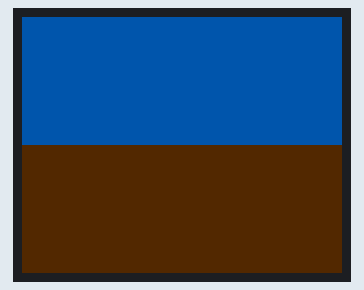
Recording of a program running on a simulated Arduino Mega 2560, built with avr-gcc and run on an emulated ATmega2560. Shown: 160×128 colour display. Random numbers use the default seed unless the program sets one.

Above: at 0.2 s.
At 1.2 s:
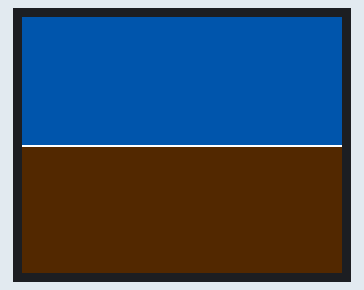
At 2.2 s:
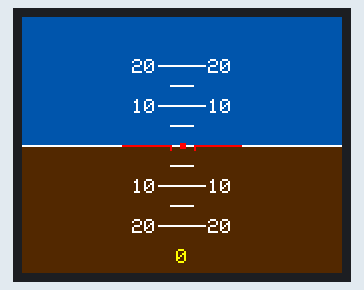
At 49.2 s:
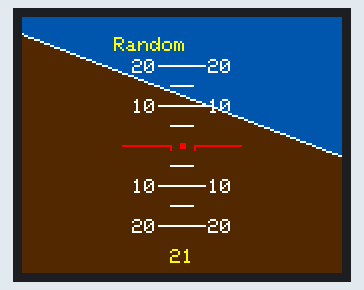
At 95.4 s:
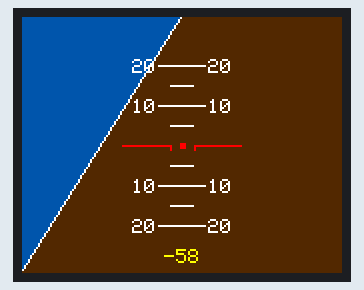
At 118.6 s:
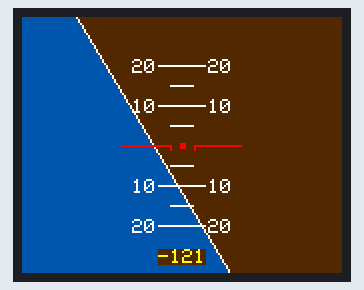

The program:

main.cpp
```cpp
// Demo code for artifical horizon display
// Written by Bodmer for a 160 x 128 TFT display
// 15/8/16

#include <SPI.h>
#include <Arduino.h>
#include <Adafruit_GFX.h> // Core graphics library
#include <Adafruit_I2CDevice.h>

// Use ONE of these three highly optimised libraries, comment out other two!

// For S6D02A1 based TFT displays
// #include <TFT_S6D02A1.h>         // Bodmer's graphics and font library for S6D02A1 driver chip
// TFT_S6D02A1 tft = TFT_S6D02A1(); // Invoke library, pins defined in User_Setup.h
//                                    https://github.com/Bodmer/TFT_S6D02A1

// For ST7735 based TFT displays
#include <TFT_ST7735.h>        // Bodmer's graphics and font library for ST7735 driver chip
TFT_ST7735 tft = TFT_ST7735(); // Invoke library, pins defined in User_Setup.h
// //                                    https://github.com/Bodmer/TFT_ST7735

// #include <Adafruit_ST7735.h>
// Adafruit_ST7735 tft = Adafruit_ST7735(TFT_CS, TFT_DC, TFT_RST);

// For ILI9341 based TFT displays (note sketch is currently setup for a 160 x 128 display)
//#include <TFT_ILI9341.h>         // Bodmer's graphics and font library for ILI9341 driver chip
//TFT_ILI9341 tft = TFT_ILI9341(); // Invoke library, pins defined in User_Setup.h
//                                    https://github.com/Bodmer/TFT_ILI9341

#define REDRAW_DELAY 16 // minimum delay in milliseconds between display updates

#define HOR 205 // Horizon circle outside radius (205 is corner to corner

#define BROWN 0x5140    //0x5960
#define SKY_BLUE 0x02B5 //0x0318 //0x039B //0x34BF
#define DARK_RED 0x8000
#define DARK_GREY 0x39C7

#define XC 80 // x coord of centre of horizon
#define YC 64 // y coord of centre of horizon

#define ANGLE_INC 1 // Angle increment for arc segments, 1 will give finer resolution, 2 or more gives faster rotation

#define DEG2RAD 0.0174532925

int roll_angle = 180; // These must be initialed to 180 so updateHorizon(0); in setup() draws

int last_roll = 0; // the whole horizon graphic
int last_pitch = 0;

int roll_delta = 90; // This is used to set arc drawing direction, must be set to 90 here

// Variables for test only
int test_angle = 0;
int delta = ANGLE_INC;

unsigned long redrawTime = 0;

void drawHorizon(int roll, int pitch)
{
  // Calculate coordinates for line start
  float sx = cos(roll * DEG2RAD);
  float sy = sin(roll * DEG2RAD);

  int16_t x0 = sx * HOR;
  int16_t y0 = sy * HOR;
  int16_t xd = 0;
  int16_t yd = 1;
  int16_t xdn = 0;
  int16_t ydn = 0;

  if (roll > 45 && roll < 135)
  {
    xd = -1;
    yd = 0;
  }
  if (roll >= 135)
  {
    xd = 0;
    yd = -1;
  }
  if (roll < -45 && roll > -135)
  {
    xd = 1;
    yd = 0;
  }
  if (roll <= -135)
  {
    xd = 0;
    yd = -1;
  }

  if ((roll != last_roll) && ((abs(roll) > 35) || (pitch != last_pitch)))
  {
    xdn = 4 * xd;
    ydn = 4 * yd;
    tft.drawLine(XC - x0 - xdn, YC - y0 - ydn - pitch, XC + x0 - xdn, YC + y0 - ydn - pitch, SKY_BLUE);
    tft.drawLine(XC - x0 + xdn, YC - y0 + ydn - pitch, XC + x0 + xdn, YC + y0 + ydn - pitch, BROWN);
    xdn = 3 * xd;
    ydn = 3 * yd;
    tft.drawLine(XC - x0 - xdn, YC - y0 - ydn - pitch, XC + x0 - xdn, YC + y0 - ydn - pitch, SKY_BLUE);
    tft.drawLine(XC - x0 + xdn, YC - y0 + ydn - pitch, XC + x0 + xdn, YC + y0 + ydn - pitch, BROWN);
  }
  xdn = 2 * xd;
  ydn = 2 * yd;
  tft.drawLine(XC - x0 - xdn, YC - y0 - ydn - pitch, XC + x0 - xdn, YC + y0 - ydn - pitch, SKY_BLUE);
  tft.drawLine(XC - x0 + xdn, YC - y0 + ydn - pitch, XC + x0 + xdn, YC + y0 + ydn - pitch, BROWN);

  tft.drawLine(XC - x0 - xd, YC - y0 - yd - pitch, XC + x0 - xd, YC + y0 - yd - pitch, SKY_BLUE);
  tft.drawLine(XC - x0 + xd, YC - y0 + yd - pitch, XC + x0 + xd, YC + y0 + yd - pitch, BROWN);

  tft.drawLine(XC - x0, YC - y0 - pitch, XC + x0, YC + y0 - pitch, TFT_WHITE);

  last_roll = roll;
  last_pitch = pitch;
}

// #########################################################################
// Draw the information
// #########################################################################

void drawInfo(void)
{
  // Update things near middle of screen first (most likely to get obscured)

  // Level wings graphic
  tft.fillRect(80 - 1, 64 - 1, 3, 3, TFT_RED);
  tft.drawFastHLine(80 - 30, 64, 24, TFT_RED);
  tft.drawFastHLine(80 + 30 - 24, 64, 24, TFT_RED);
  tft.drawFastVLine(80 - 30 + 24, 64, 3, TFT_RED);
  tft.drawFastVLine(80 + 30 - 24, 64, 3, TFT_RED);

  tft.drawFastHLine(80 - 12, 64 - 40, 24, TFT_WHITE);
  tft.drawFastHLine(80 - 6, 64 - 30, 12, TFT_WHITE);
  tft.drawFastHLine(80 - 12, 64 - 20, 24, TFT_WHITE);
  tft.drawFastHLine(80 - 6, 64 - 10, 12, TFT_WHITE);

  tft.drawFastHLine(80 - 6, 64 + 10, 12, TFT_WHITE);
  tft.drawFastHLine(80 - 12, 64 + 20, 24, TFT_WHITE);
  tft.drawFastHLine(80 - 6, 64 + 30, 12, TFT_WHITE);
  tft.drawFastHLine(80 - 12, 64 + 40, 24, TFT_WHITE);

  tft.setTextColor(TFT_WHITE);
  tft.setCursor(80 - 12 - 13, 64 - 20 - 3);
  tft.print("10");
  tft.setCursor(80 + 12 + 1, 64 - 20 - 3);
  tft.print("10");
  tft.setCursor(80 - 12 - 13, 64 + 20 - 3);
  tft.print("10");
  tft.setCursor(80 + 12 + 1, 64 + 20 - 3);
  tft.print("10");

  tft.setCursor(80 - 12 - 13, 64 - 40 - 3);
  tft.print("20");
  tft.setCursor(80 + 12 + 1, 64 - 40 - 3);
  tft.print("20");
  tft.setCursor(80 - 12 - 13, 64 + 40 - 3);
  tft.print("20");
  tft.setCursor(80 + 12 + 1, 64 + 40 - 3);
  tft.print("20");

  // Display justified angle value near bottom of screen
  tft.setTextColor(TFT_YELLOW, BROWN); // Text with background
  tft.setTextDatum(MC_DATUM);          // Centre middle justified
  tft.setTextPadding(24);              // Padding width to wipe previous number
  tft.drawNumber(last_roll, 80, 120, 1);
}

// #########################################################################
// Update the horizon with a new angle (angle in range -180 to +180)
// #########################################################################
void updateHorizon(int angle, int pitch)
{
  bool draw = 1;
  int delta_pitch = 0;
  int pitch_error = 0;
  int delta_roll = 0;
  while ((last_pitch != pitch) || (last_roll != angle))
  {
    delta_pitch = 0;
    delta_roll = 0;

    if (last_pitch < pitch)
    {
      delta_pitch = 1;
      pitch_error = pitch - last_pitch;
    }

    if (last_pitch > pitch)
    {
      delta_pitch = -1;
      pitch_error = last_pitch - pitch;
    }

    if (last_roll < angle)
      delta_roll = 1;
    if (last_roll > angle)
      delta_roll = -1;

    if (delta_roll == 0)
    {
      if (pitch_error > 1)
        delta_pitch *= 2;
    }

    drawHorizon(last_roll + delta_roll, last_pitch + delta_pitch);
    drawInfo();
  }
}

// #########################################################################
// Function to generate roll angles for testing only
// #########################################################################

int angleGenerator(int maxAngle)
{

  // Synthesize a smooth +/- 50 degree roll value for testing
  delta++;
  if (delta >= 360)
    test_angle = 0;
  test_angle = (maxAngle + 1) * sin((delta)*DEG2RAD);

  // Clip value so we hold angle near peak
  if (test_angle > maxAngle)
    test_angle = maxAngle;
  if (test_angle < -maxAngle)
    test_angle = -maxAngle;

  return test_angle;
}

void testRoll(void)
{
  // tft.setTextColor(TFT_YELLOW, SKY_BLUE);
  // tft.setTextDatum(TC_DATUM); // Centre middle justified
  // tft.drawString("Roll test", 64, 10, 1);

  for (int a = 0; a < 360; a++)
  {
    //delay(REDRAW_DELAY / 2);
    updateHorizon(angleGenerator(180), 0);
  }
  tft.setTextColor(TFT_YELLOW, SKY_BLUE);
  tft.setTextDatum(TC_DATUM); // Centre middle justified
  tft.drawString("         ", 64, 10, 1);
}

void testPitch(void)
{

  // tft.setTextColor(TFT_YELLOW, SKY_BLUE);
  // tft.setTextDatum(TC_DATUM); // Centre middle justified
  // tft.drawString("Pitch test", 64, 10, 1);

  for (int p = 0; p > -80; p--)
  {
    delay(REDRAW_DELAY / 2);
    updateHorizon(0, p);
  }

  for (int p = -80; p < 80; p++)
  {
    delay(REDRAW_DELAY / 2);
    updateHorizon(0, p);
  }

  for (int p = 80; p > 0; p--)
  {
    delay(REDRAW_DELAY / 2);
    updateHorizon(0, p);
  }

  tft.setTextColor(TFT_YELLOW, SKY_BLUE);
  tft.setTextDatum(TC_DATUM); // Centre middle justified
  tft.drawString("          ", 64, 10, 1);
}

// #########################################################################
// Setup, runs once on boot up
// #########################################################################

void setup(void)
{
  Serial.begin(115200);

  tft.begin();
  tft.setRotation(1);

  tft.fillRect(0, 0, 160, 64, SKY_BLUE);
  tft.fillRect(0, 64, 160, 64, BROWN);
  delay(1000);

  // Draw the horizon graphic
  drawHorizon(0, 0);
  delay(1000);
  drawInfo();
  delay(1000); // Wait to permit visual check

  // Test roll and pitch
  testRoll();
  delay(2000);
  testPitch();

  tft.setTextColor(TFT_YELLOW, SKY_BLUE);
  tft.setTextDatum(TC_DATUM); // Centre middle justified
  tft.drawString("Random", 64, 10, 1);
}

// #########################################################################
// Main loop, keeps looping around
// #########################################################################

void loop()
{

  // Refresh the display at regular intervals
  if (millis() > redrawTime)
  {
    redrawTime = millis() + REDRAW_DELAY;

    // Roll is in degrees in range +/-180
    int roll = random(361) - 180;

    // Pitch is in y coord (pixel) steps, 20 steps = 10 degrees on drawn scale
    // Maximum pitch shouls be in range +/- 80 with HOR = 172
    int pitch = random(161) - 80;

    updateHorizon(roll, pitch);
  }
}
```

Measured:
- what the display in image 1 shows lasts 1.0 s, from 1.2 s to 2.2 s
- what the display in image 2 shows lasts 38.9 s, from 2.2 s to 41.1 s
- what the display in image 3 shows lasts 0.7 s, from 49.1 s to 49.8 s
- what the display in image 4 shows lasts 6.6 s, from 95.4 s to 102.0 s
